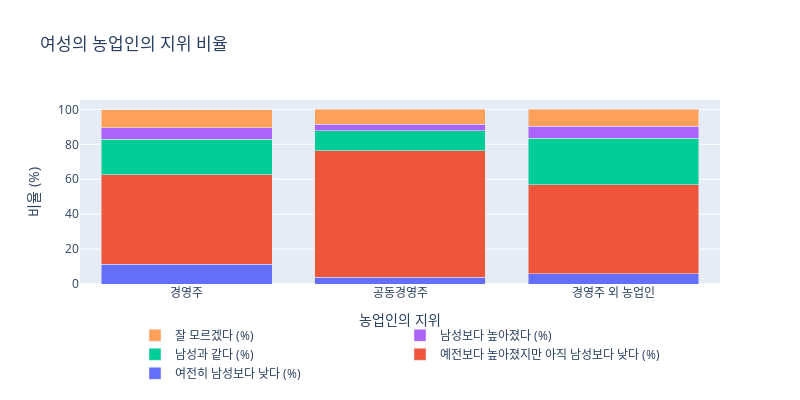

The notebook cell saved with this chart:
### Code cell
fig = go.Figure()

for column in values.columns:
    fig.add_trace(go.Bar(
        x=age_groups,
        y=values[column],
        name=column
    ))
fig.update_layout(
    title='여성의 농업인의 지위 비율',
    xaxis_title='농업인의 지위',
    yaxis_title='비율 (%)',
    barmode='stack',width=800,height=400,
    legend=dict(
        orientation="h",
        yanchor="top",
        y=-0.2, 
        xanchor="center",
        x=0.5
    )
)

fig

### Figure 1 — Plotly figure (JSON) as saved in the notebook; plotly's stock layout.template omitted (floating-point values rounded to 4 significant figures)
{"data": [{"name": "여전히 남성보다 낮다 (%)", "type": "bar", "x": ["경영주", "공동경영주", "경영주 외 농업인"], "y": [11.3, 4, 5.8]}, {"name": "예전보다 높아졌지만 아직 남성보다 낮다 (%)", "type": "bar", "x": ["경영주", "공동경영주", "경영주 외 농업인"], "y": [51.4, 72.2, 51.1]}, {"name": "남성과 같다 (%)", "type": "bar", "x": ["경영주", "공동경영주", "경영주 외 농업인"], "y": [20.3, 11.5, 26.6]}, {"name": "남성보다 높아졌다 (%)", "type": "bar", "x": ["경영주", "공동경영주", "경영주 외 농업인"], "y": [6.4, 3.8, 6.7]}, {"name": "잘 모르겠다 (%)", "type": "bar", "x": ["경영주", "공동경영주", "경영주 외 농업인"], "y": [10.5, 8.5, 9.9]}], "layout": {"barmode": "stack", "height": 400, "legend": {"orientation": "h", "x": 0.5, "xanchor": "center", "y": -0.2, "yanchor": "top"}, "title": {"text": "여성의 농업인의 지위 비율"}, "width": 800, "xaxis": {"autorange": true, "range": [-0.5, 2.5], "title": {"text": "농업인의 지위"}, "type": "category"}, "yaxis": {"autorange": true, "range": [0, 105.4], "title": {"text": "비율 (%)"}, "type": "linear"}}}
